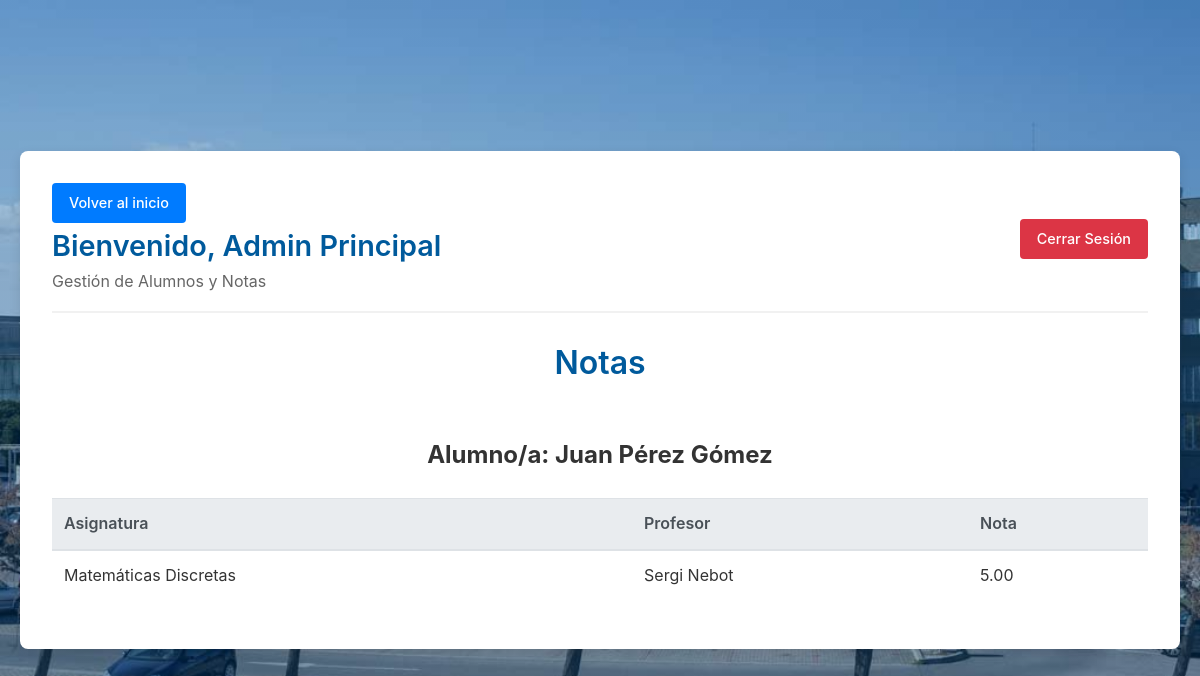
The page /view/ver_alumno.php?id=1 (signed in) on the database its author committed.
### tables this page shows
CREATE TABLE IF NOT EXISTS tbl_asignaturas (
    id INT AUTO_INCREMENT PRIMARY KEY,
    nombre VARCHAR(150) NOT NULL,
    id_grado INT NOT NULL,
    curso ENUM('1','2','3','4') NOT NULL,
    creditos INT DEFAULT 6
);

CREATE TABLE IF NOT EXISTS tbl_gestores (
    id INT AUTO_INCREMENT PRIMARY KEY,
    nombre VARCHAR(100) NOT NULL,
    email VARCHAR(100) NOT NULL UNIQUE,
    password VARCHAR(255) NOT NULL,
    rol ENUM('profesor','secretaria','direccion','administrador') DEFAULT 'profesor'
);

CREATE TABLE IF NOT EXISTS tbl_notas (
    id INT AUTO_INCREMENT PRIMARY KEY,
    id_alumno INT NOT NULL,
    id_asignatura INT NOT NULL,
    convocatoria ENUM('ordinaria','extraordinaria'),
    nota DECIMAL(4,2)
);

### view/ver_alumno.php (the view, shortened to what this page needs)
<?php
if (!isset($_SESSION['logeado']) || $_SESSION['logeado'] !== true) {
    header('Location: ./login.php');
    exit();
} else {
    if (!isset($_GET['id'])) {
        header('Location: ./index.php?error=Necesitas el id del alumno para ver sus notas');
        exit();
    } else {
        require_once '../conexion/connection.php';
        $id_alumno = $_GET['id'];
        $sql_nombre = "SELECT CONCAT(nombre, ' ', apellido1, ' ', apellido2) FROM tbl_alumnos WHERE id = ?";
        $stmt_nombre = $conn->prepare($sql_nombre);
        $stmt_nombre->execute([$id_alumno]);
        $alumno_nombre = $stmt_nombre->fetchColumn();
        $sql = "SELECT  tas.nombre AS asignatura, tn.nota as nota, tg.nombre AS profesor FROM tbl_alumnos ta INNER JOIN tbl_notas tn ON ta.id = tn.id_alumno Inner Join tbl_asignaturas tas ON tn.id_asignatura = tas.id INNER JOIN tbl_profesor_asignatura tpa on tas.id = tpa.id_asignatura INNER JOIN tbl_gestores tg ON tpa.id_profesor = tg.id WHERE ta.id = ? and tn.nota IS NOT NULL";
        $stmt = $conn->prepare($sql);
        $stmt->execute([$id_alumno]);
        $alumno = $stmt->fetchAll(PDO::FETCH_ASSOC);
?>
        <!DOCTYPE html>
        <html lang="es">
        <head>
            <link rel="stylesheet" href="../css/style.css">
        </head>
        <body>
            <div class="dashboard-container">
                <div class="dashboard-header">
                    <div>
                        <a class="btn btn-primary" href="../index.php">Volver al inicio</a>
                        <h1>Bienvenido, <?php echo htmlspecialchars($_SESSION['user_nombre']); ?></h1>
                        <p>Gestión de Alumnos y Notas</p>
                    </div>
                    <div>
                        <a href="../proc/logout.php" class="btn btn-danger">Cerrar Sesión</a>
                    </div>
                </div>
                <h1>Notas</h1>
                <h2 class="centrar">Alumno/a: <?php echo htmlspecialchars($alumno_nombre); ?></h2>
                <?php if (count($alumno) > 0): ?>
                    <div class="table-responsive">
                        <table class="table">
                            <thead>
                                <tr>
                                    <th class="centrar">Asignatura</th>
                                    <th class="centrar">Profesor</th>
                                    <th class="centrar">Nota</th>
                                </tr>
                            </thead>
                            <tbody>
                                <?php foreach ($alumno as $nota): ?>
                                    <tr>
                                        <td><?php echo htmlspecialchars($nota['asignatura']); ?></td>
                                        <td><?php echo htmlspecialchars($nota['profesor']); ?></td>
                                        <td><?php echo htmlspecialchars($nota['nota']); ?></td>
                                    </tr>
                                <?php endforeach; ?>
                            </tbody>
                        </table>
                    </div>
                <?php else: ?>
                    <p>No tiene notas registradas.</p>
                <?php endif; ?>
        </body>
        </html>
<?php
    }
}
?>

### css/style.css (style rules this page uses)
* { margin: 0; padding: 0; box-sizing: border-box; }
body { font-family: -apple-system, BlinkMacSystemFont, "Segoe UI", Roboto, Helvetica, Arial, sans-serif; color: #333; line-height: 1.6; background-color: #f4f7f6; background-image: linear-gradient(rgba(0, 90, 156, 0.3), rgba(0, 90, 156, 0.3)), url('../img/escuela.jpg'); background-size: cover; background-position: center center; background-repeat: no-repeat; background-attachment: fixed; display: flex; justify-content: center; align-items: center; min-height: 100vh; padding: 20px; }
.centrar { text-align: center; }
h1 { text-align: center; color: #005A9C; margin-bottom: 1.5rem; font-weight: 600; }
a { color: #007BFF; text-decoration: none; transition: color 0.3s ease; }
.dashboard-container { width: 100%; max-width: 1200px; background: #fff; border-radius: 8px; box-shadow: 0 4px 12px rgba(0, 0, 0, 0.1); padding: 2rem; margin: 2rem auto; display: flex; flex-direction: column; gap: 1.5rem; }
.dashboard-header { display: flex; justify-content: space-between; align-items: center; border-bottom: 2px solid #f1f1f1; padding-bottom: 1rem; flex-wrap: wrap; gap: 1rem; }
.dashboard-header h1 { margin: 0; text-align: left; font-size: 1.8rem; }
.dashboard-header p { color: #666; margin: 0; }
.btn { display: inline-block; padding: 0.5rem 1rem; border-radius: 4px; text-decoration: none; font-weight: 500; cursor: pointer; transition: background-color 0.2s; border: 1px solid transparent; font-size: 0.9rem; text-align: center; font-family: inherit; line-height: 1.5; vertical-align: middle; }
.btn-primary { background-color: #007BFF; color: white; }
.btn-danger { background-color: #dc3545; color: white; }
.table-responsive { overflow-x: auto; }
.table { width: 100%; border-collapse: collapse; margin-bottom: 1rem; background-color: transparent; }
.table th, .table td { padding: 0.75rem; vertical-align: top; border-top: 1px solid #dee2e6; text-align: left; }
.table th { vertical-align: bottom; border-bottom: 2px solid #dee2e6; background-color: #e9ecef; color: #495057; font-weight: 600; }
.table tbody tr { animation: fadeInUp 0.5s ease-out backwards; }
.table tbody tr:nth-child(1) { animation-delay: 0.1s; }

### rows shown on the page
tbl_asignaturas: nombre "Matemáticas Discretas", tbl_gestores.nombre "Sergi Nebot", tbl_notas.nota "5.00"

### other values the page prints
$_SESSION['user_nombre'] "Admin Principal"
$alumno_nombre "Juan Pérez Gómez"
